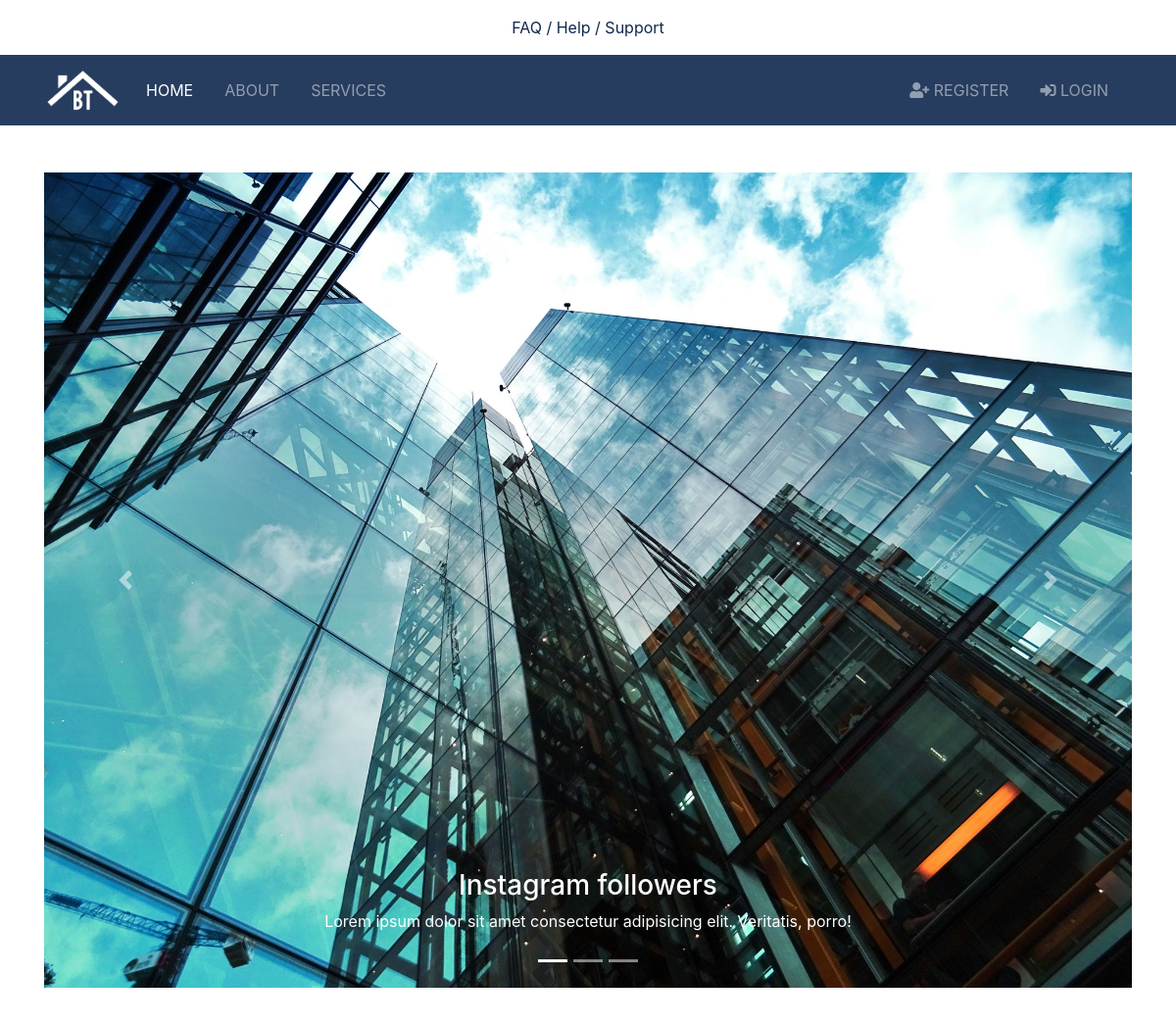
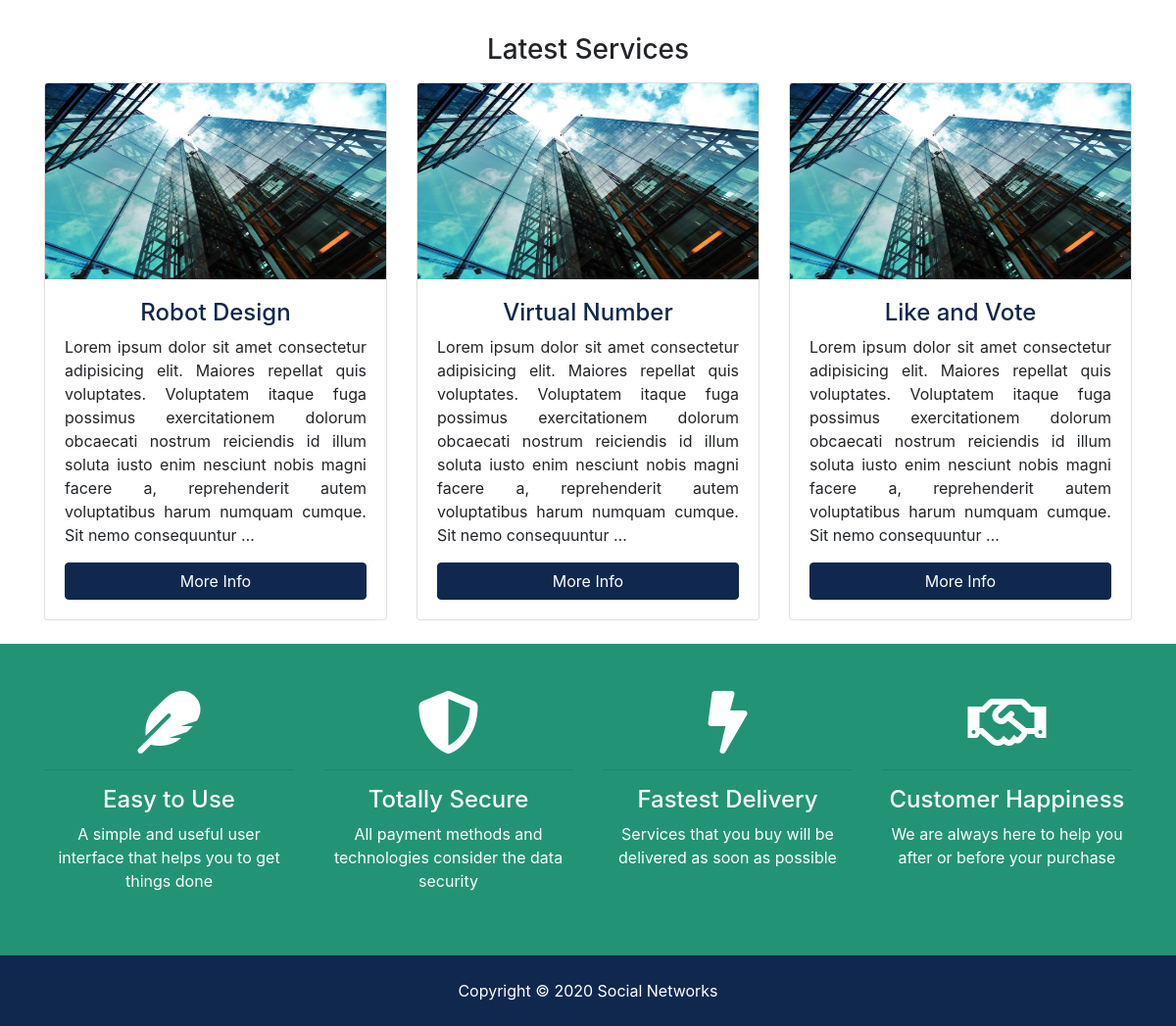
The page / on the database its author committed (2 pictures, top to bottom).
### services/models.py (models this page shows, shortened)
class Service(models.Model):
  title = models.CharField(max_length=200)
  description = models.TextField(blank=True)
  photo_main = models.ImageField(upload_to='photos')
  is_published = models.BooleanField(default=True)
  date = models.DateTimeField(default=datetime.now, blank=True)

### pages/views.py (the view)
# urls.py: path('', views.index, name='index'),
def index(request):
  services = Service.objects.order_by('-date').filter(is_published=True)[:3]
  context = {
  'services': services,
}
  return render(request, 'index.html', context)

### templates/index.html (shortened to what this page needs)
{% extends 'base.html' %}
{% load static %}
{% block content %}
<div class="container mt-5">
  <div id="slider" class="carousel slide" data-ride="carousel">
    <ul class="carousel-indicators">
      <li data-target="#slider" data-slide-to="0" class="active"></li>
      <li data-target="#slider" data-slide-to="1"></li>
      <li data-target="#slider" data-slide-to="2"></li>
    </ul>
    <div class="carousel-inner">
      <div class="carousel-item active">
        <img src="{% static 'img/building.jpg' %}" alt="Instagram" width="1100" height="500">
        <div class="carousel-caption">
          <h3>Instagram followers</h3>
          <p>Lorem ipsum dolor sit amet consectetur adipisicing elit. Veritatis, porro!</p>
        </div>
      </div>
    </div>
    <a class="carousel-control-prev" href="#slider" data-slide="prev">
      <span class="carousel-control-prev-icon"></span>
    </a>
    <a class="carousel-control-next" href="#slider" data-slide="next">
      <span class="carousel-control-next-icon"></span>
    </a>
  </div>
</div>
<br>
<section id="listings">
  <div class="container mt-5">
    <h3 class="text-center mb-3">Latest Services</h3>
    <div class="row">
      {% if services %}
      {% for service in services %}
      <div class="col-md-6 col-lg-4 mb-4">
        <div class="card listing-preview">
          <img class="card-img-top" src="{% static 'img/building.jpg' %}" alt="">
          <div class="card-img-overlay">
          </div>
          <div class="card-body">
            <div class="listing-heading text-center">
              <h4 class="text-primary">{{ service.title }}</h4>
              <p class="text-justify">
                {{ service.description|truncatewords:40 }}</p>
            </div>
            <a href="{% url 'service' service.id %}" class="btn btn-primary btn-block">More Info</a>
          </div>
        </div>
      </div>
      {% endfor %}
      {% else %}
      <div class="col-md-12">
        <p>No services Available</p>
      </div>
      {% endif %}
    </div>
  </div>
</section>
<section id="services" class="py-5 bg-secondary text-white">
  <div class="container">
    <div class="row text-center">
      <div class="col-md-3">
        <i class="fas fa-feather fa-4x"></i>
        <hr>
        <h4>Easy to Use</h4>
        <p>A simple and useful user interface that helps you to get things done</p>
      </div>
      <div class="col-md-3">
        <i class="fas fa-shield-alt fa-4x"></i>
        <hr>
        <h4>Totally Secure</h4>
        <p>All payment methods and technologies consider the data security</p>
      </div>
      <div class="col-md-3">
        <i class="fas fa-bolt fa-4x"></i>
        <hr>
        <h4>Fastest Delivery</h4>
        <p>Services that you buy will be delivered as soon as possible</p>
      </div>
      <div class="col-md-3">
        <i class="far fa-handshake fa-4x"></i>
        <hr>
        <h4>Customer Happiness</h4>
        <p>We are always here to help you after or before your purchase</p>
      </div>
    </div>
  </div>
</section>
{% endblock %}

### config/static/css/all.css (style rules this page uses)
.fa, .fas, .far, .fal, .fab { -moz-osx-font-smoothing: grayscale; -webkit-font-smoothing: antialiased; display: inline-block; font-style: normal; font-variant: normal; text-rendering: auto; line-height: 1; }
.fa-4x { font-size: 4em; }
.fa-bolt:before { content: "\f0e7"; }
.fa-feather:before { content: "\f52d"; }
.fa-handshake:before { content: "\f2b5"; }
.fa-shield-alt:before { content: "\f3ed"; }
.far { font-family: 'Font Awesome 5 Free'; font-weight: 400; }
.fa, .fas { font-family: 'Font Awesome 5 Free'; font-weight: 900; }

### config/static/css/style.css (style rules this page uses)
img { width: 100%; }
#services { background: url(../img/building.jpg) no-repeat top center fixed; min-height: 300px; position: relative; overflow: hidden; }
#services::before { content: ''; position: absolute; top: 0; left: 0; min-height: 100%; width: 100%; background: rgba(32, 134, 107, 0.8); }
.listing-preview a { position: relative; }
.carousel-inner img { width: 100%; height: 100%; }

### rows shown on the page
Service: title "Robot Design", description "Lorem ipsum dolor sit amet consectetur adipisicing elit. Maiores repellat quis voluptates. Voluptatem itaque fuga possimus exercitationem dolorum obcaecati nostrum reiciendis id illum soluta iusto enim nesciunt nobis magni facere a, reprehenderit autem voluptatibus harum numquam cumque. Sit nemo consequuntur …"
Service: title "Virtual Number", description "Lorem ipsum dolor sit amet consectetur adipisicing elit. Maiores repellat quis voluptates. Voluptatem itaque fuga possimus exercitationem dolorum obcaecati nostrum reiciendis id illum soluta iusto enim nesciunt nobis magni facere a, reprehenderit autem voluptatibus harum numquam cumque. Sit nemo consequuntur …"
Service: title "Like and Vote", description "Lorem ipsum dolor sit amet consectetur adipisicing elit. Maiores repellat quis voluptates. Voluptatem itaque fuga possimus exercitationem dolorum obcaecati nostrum reiciendis id illum soluta iusto enim nesciunt nobis magni facere a, reprehenderit autem voluptatibus harum numquam cumque. Sit nemo consequuntur …"
